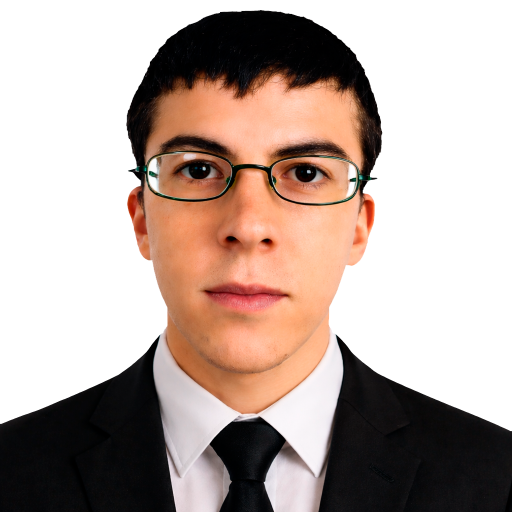
#> input picture alpha_min5_test.png, 1024 x 1024 px (shown at 1/2 size)
$ python -i scene_renderer.py   (imports and definitions only)
#> lines starting #> are read from the running program, lines starting #| are printed output that depends on the picture
#> in load_rgba, image is the input picture: PIL image 1024x1024 RGBA; mean R, G, B, A 183, 165.9, 158.4, 136.3
from __future__ import annotations

import io
import math
import os
import time
from dataclasses import dataclass
from pathlib import Path

from PIL import Image, ImageColor, ImageDraw, ImageFilter, ImageFont, ImageOps

from constants import ANCHORS, CHROMA_DEFAULT


SCENE_STYLE_PALETTES: dict[str, dict[str, tuple[int, int, int]]] = {
    "Кибер-пульс": {
        "accent": (99, 231, 255),
        "accent2": (255, 102, 169),
        "accent3": (255, 210, 120),
        "line": (88, 156, 255),
        "shadow": (7, 10, 18),
        "top": (7, 15, 32),
        "bottom": (16, 28, 54),
    },
    "Аврора": {
        "accent": (125, 255, 230),
        "accent2": (127, 165, 255),
        "accent3": (219, 126, 255),
        "line": (127, 215, 255),
        "shadow": (5, 16, 20),
        "top": (6, 24, 28),
        "bottom": (17, 39, 50),
    },
    "Нуар": {
        "accent": (240, 203, 133),
        "accent2": (123, 176, 255),
        "accent3": (255, 120, 120),
        "line": (153, 170, 194),
        "shadow": (8, 10, 14),
        "top": (18, 20, 28),
        "bottom": (10, 12, 18),
    },
    "Сансет": {
        "accent": (255, 142, 107),
        "accent2": (255, 204, 110),
        "accent3": (255, 117, 171),
        "line": (255, 185, 110),
        "shadow": (22, 10, 14),
        "top": (54, 22, 34),
        "bottom": (20, 10, 18),
    },
    "Найт-грид": {
        "accent": (95, 241, 255),
        "accent2": (255, 92, 196),
        "accent3": (146, 116, 255),
        "line": (67, 196, 255),
        "shadow": (7, 10, 19),
        "top": (4, 10, 30),
        "bottom": (13, 20, 46),
    },
    "Арена-core": {
        "accent": (255, 92, 92),
        "accent2": (85, 220, 255),
        "accent3": (255, 211, 92),
        "line": (164, 196, 255),
        "shadow": (8, 10, 17),
        "top": (15, 18, 30),
        "bottom": (10, 12, 22),
    },
    "Лаунж": {
        "accent": (126, 239, 214),
        "accent2": (255, 197, 124),
        "accent3": (126, 179, 255),
        "line": (104, 230, 255),
        "shadow": (8, 15, 24),
        "top": (7, 28, 38),
        "bottom": (11, 21, 33),
    },
    "Пейпер": {
        "accent": (194, 111, 83),
        "accent2": (80, 133, 121),
        "accent3": (227, 173, 105),
        "line": (120, 98, 89),
        "shadow": (47, 35, 28),
        "top": (214, 198, 178),
        "bottom": (188, 170, 150),
    },
}


def mix_rgb(left: tuple[int, int, int], right: tuple[int, int, int], ratio: float) -> tuple[int, int, int]:
    ratio = max(0.0, min(1.0, ratio))
    return tuple(int(a + (b - a) * ratio) for a, b in zip(left, right))


@dataclass
class SceneRenderParams:
    bg_mode: str
    bg_color: str
    anchor_label: str
    scale_percent: float
    margin_x: float
    margin_y: float
    current_frame: str
    speaking_energy: float
    scene_style: str
    preset_label: str
    moment_label: str
    show_scene_frame: bool
    show_scene_label: bool
    show_scene_ribbon: bool


class SceneRenderer:
    def __init__(self) -> None:
        self.images: dict[str, Image.Image | None] = {
            "idle": None,
            "talk_a": None,
            "talk_b": None,
        }
        self.background: Image.Image | None = None
        self._font_cache: dict[tuple[int, bool], ImageFont.ImageFont] = {}

    # [22 lines left out: function ui_font, not called in this run]

    def defringe_alpha(self, image: Image.Image) -> Image.Image:
        rgba = image.convert("RGBA")
        pixels = rgba.load()
        width, height = rgba.size
#> width = 1024; height = 1024

        for y in range(height):
            for x in range(width):
                red, green, blue, alpha = pixels[x, y]
                if alpha <= 0 or alpha >= 255:
                    continue

                coverage = alpha / 255.0
                red = int(max(0, min(255, (red - 255 * (1.0 - coverage)) / coverage)))
                green = int(max(0, min(255, (green - 255 * (1.0 - coverage)) / coverage)))
                blue = int(max(0, min(255, (blue - 255 * (1.0 - coverage)) / coverage)))
                pixels[x, y] = (red, green, blue, alpha)

        alpha_channel = rgba.getchannel("A").filter(ImageFilter.MinFilter(5))
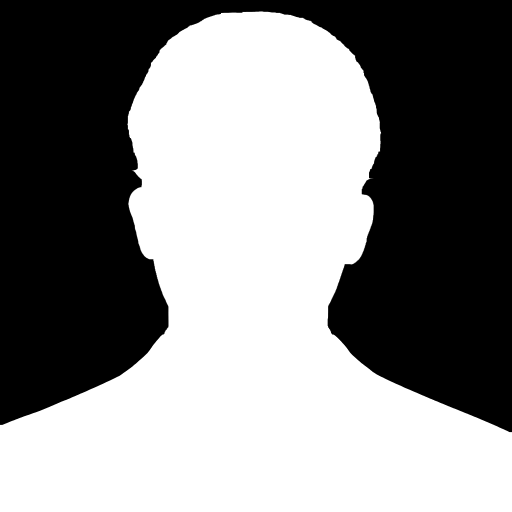
#> alpha_channel: PIL image 1024x1024 L (shown at 1/2 size); min 0, max 255, mean 134.7
        rgba.putalpha(alpha_channel)
        return rgba

    def load_rgba(self, path_text: str) -> Image.Image | None:
        text = path_text.strip()
        if not text:
            return None
        path = Path(text)
        if not path.exists():
            raise FileNotFoundError(f"Файл не найден: {path}")
        with Image.open(path) as image:
            rgba = image.convert("RGBA").copy()
            return self.defringe_alpha(rgba)

    # [24 lines left out: functions load_assets, safe_rgb, not called in this run]

    def style_palette(self, style_name: str) -> dict[str, tuple[int, int, int]]:
        return dict(SCENE_STYLE_PALETTES.get(style_name, SCENE_STYLE_PALETTES["Кибер-пульс"]))

    # [455 lines left out: functions avatar_pos, vertical_gradient, blurred_blob, atmospheric_overlay, avatar_halo, signal_ribbon and 4 more, not called in this run]

>>> result = SceneRenderer().load_rgba('alpha_min5_test.png')
